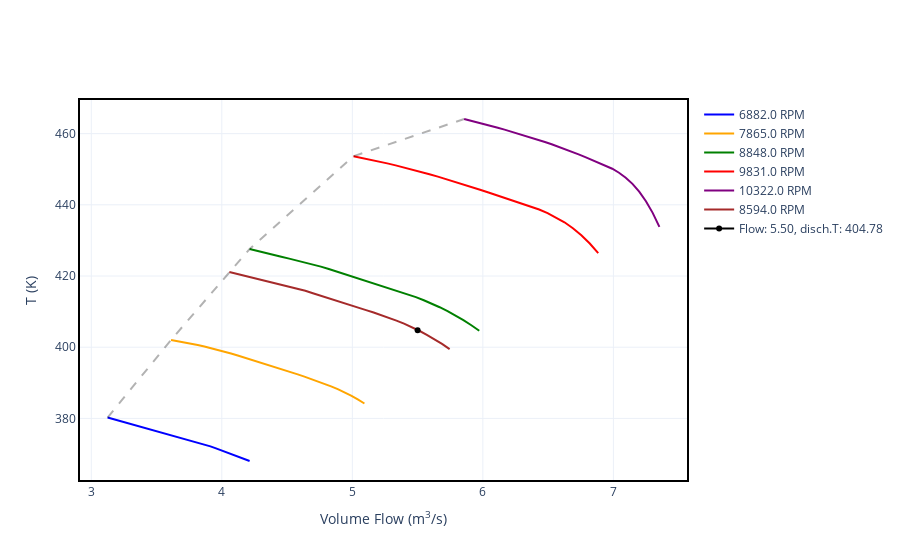

The notebook cell saved with this chart:
### Markdown cell above
It is also possible to plot discharge parameters such as T (temperature), p (pressure), rho (specific mass) and so on:

### Code cell
fig = imp.disch.T_plot(flow_v=5.5, speed=900)
fig
